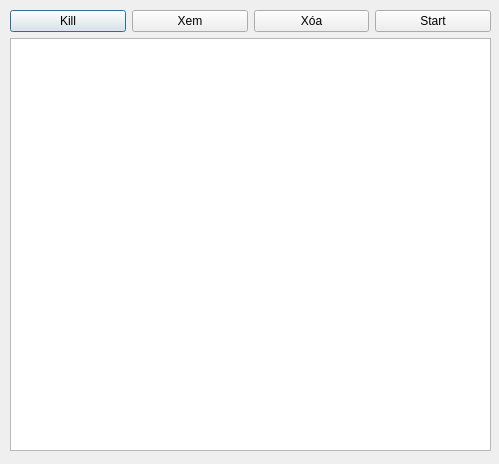
<?xml version="1.0" encoding="UTF-8"?>
<ui version="4.0">
 <class>Dialog</class>
 <widget class="QDialog" name="Dialog">
  <property name="geometry">
   <rect>
    <x>0</x>
    <y>0</y>
    <width>499</width>
    <height>464</height>
   </rect>
  </property>
  <property name="windowTitle">
   <string>Dialog</string>
  </property>
  <widget class="QWidget" name="layoutWidget_2">
   <property name="geometry">
    <rect>
     <x>10</x>
     <y>10</y>
     <width>481</width>
     <height>441</height>
    </rect>
   </property>
   <layout class="QGridLayout" name="gridLayout_2">
    <item row="0" column="0">
     <layout class="QHBoxLayout" name="horizontalLayout_2">
      <item>
       <widget class="QPushButton" name="btn_kill">
        <property name="text">
         <string>Kill</string>
        </property>
       </widget>
      </item>
      <item>
       <widget class="QPushButton" name="btn_xem">
        <property name="text">
         <string>Xem</string>
        </property>
       </widget>
      </item>
      <item>
       <widget class="QPushButton" name="btn_xoa">
        <property name="text">
         <string>Xóa</string>
        </property>
       </widget>
      </item>
      <item>
       <widget class="QPushButton" name="btn_start">
        <property name="text">
         <string>Start</string>
        </property>
       </widget>
      </item>
     </layout>
    </item>
    <item row="1" column="0">
     <widget class="QTableWidget" name="tableWidget">
      <property name="sizeAdjustPolicy">
       <enum>QAbstractScrollArea::AdjustToContents</enum>
      </property>
     </widget>
    </item>
   </layout>
  </widget>
 </widget>
 <resources/>
 <connections/>
</ui>
